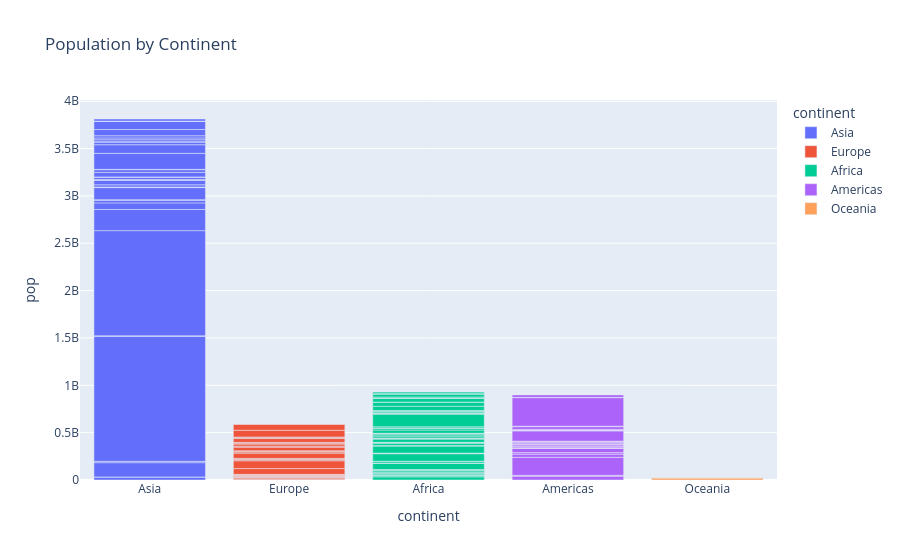

The cell this chart's notebook holds for it:
### Code cell
fig = px.bar(
    df[df["year"] == 2007],
    x="continent",
    y="pop",
    color="continent",
    title="Population by Continent"
)

fig.show()

### Figure 1 — Plotly figure (JSON) as saved in the notebook; plotly's stock layout.template omitted (floating-point values rounded to 4 significant figures)
{"data": [{"hovertemplate": "continent=%{x}<br>pop=%{y}<extra></extra>", "legendgroup": "Asia", "marker": {"color": "#636efa", "pattern": {"shape": ""}}, "name": "Asia", "orientation": "v", "showlegend": true, "textposition": "auto", "type": "bar", "x": ["Asia", "Asia", "Asia", "Asia", "Asia", "Asia", "Asia", "Asia", "Asia", "Asia", "Asia", "Asia", "Asia", "Asia", "Asia", "Asia", "Asia", "Asia", "Asia", "Asia", "Asia", "Asia", "Asia", "Asia", "Asia", "Asia", "Asia", "Asia", "Asia", "Asia", "Asia", "Asia", "Asia"], "xaxis": "x", "y": [31889923, 708573, 150448339, 14131858, 1318683096, 6980412, 1110396331, 223547000, 69453570, 27499638, 6426679, 127467972, 6053193, 23301725, 49044790, 2505559, 3921278, 24821286, 2874127, 47761980, 28901790, 3204897, 169270617, 91077287, 27601038, 4553009, 20378239, 19314747, 23174294, 65068149, 85262356, 4018332, 22211743], "yaxis": "y"}, {"hovertemplate": "continent=%{x}<br>pop=%{y}<extra></extra>", "legendgroup": "Europe", "marker": {"color": "#EF553B", "pattern": {"shape": ""}}, "name": "Europe", "orientation": "v", "showlegend": true, "textposition": "auto", "type": "bar", "x": ["Europe", "Europe", "Europe", "Europe", "Europe", "Europe", "Europe", "Europe", "Europe", "Europe", "Europe", "Europe", "Europe", "Europe", "Europe", "Europe", "Europe", "Europe", "Europe", "Europe", "Europe", "Europe", "Europe", "Europe", "Europe", "Europe", "Europe", "Europe", "Europe", "Europe"], "xaxis": "x", "y": [3600523, 8199783, 10392226, 4552198, 7322858, 4493312, 10228744, 5468120, 5238460, 61083916, 82400996, 10706290, 9956108, 301931, 4109086, 58147733, 684736, 16570613, 4627926, 38518241, 10642836, 22276056, 10150265, 5447502, 2009245, 40448191, 9031088, 7554661, 71158647, 60776238], "yaxis": "y"}, {"hovertemplate": "continent=%{x}<br>pop=%{y}<extra></extra>", "legendgroup": "Africa", "marker": {"color": "#00cc96", "pattern": {"shape": ""}}, "name": "Africa", "orientation": "v", "showlegend": true, "textposition": "auto", "type": "bar", "x": ["Africa", "Africa", "Africa", "Africa", "Africa", "Africa", "Africa", "Africa", "Africa", "Africa", "Africa", "Africa", "Africa", "Africa", "Africa", "Africa", "Africa", "Africa", "Africa", "Africa", "Africa", "Africa", "Africa", "Africa", "Africa", "Africa", "Africa", "Africa", "Africa", "Africa", "Africa", "Africa", "Africa", "Africa", "Africa", "Africa", "Africa", "Africa", "Africa", "Africa", "Africa", "Africa", "Africa", "Africa", "Africa", "Africa", "Africa", "Africa", "Africa", "Africa", "Africa", "Africa"], "xaxis": "x", "y": [33333216, 12420476, 8078314, 1639131, 14326203, 8390505, 17696293, 4369038, 10238807, 710960, 64606759, 3800610, 18013409, 496374, 80264543, 551201, 4906585, 76511887, 1454867, 1688359, 22873338, 9947814, 1472041, 35610177, 2012649, 3193942, 6036914, 19167654, 13327079, 12031795, 3270065, 1250882, 33757175, 19951656, 2055080, 12894865, 135031164, 798094, 8860588, 199579, 12267493, 6144562, 9118773, 43997828, 42292929, 1133066, 38139640, 5701579, 10276158, 29170398, 11746035, 12311143], "yaxis": "y"}, {"hovertemplate": "continent=%{x}<br>pop=%{y}<extra></extra>", "legendgroup": "Americas", "marker": {"color": "#ab63fa", "pattern": {"shape": ""}}, "name": "Americas", "orientation": "v", "showlegend": true, "textposition": "auto", "type": "bar", "x": ["Americas", "Americas", "Americas", "Americas", "Americas", "Americas", "Americas", "Americas", "Americas", "Americas", "Americas", "Americas", "Americas", "Americas", "Americas", "Americas", "Americas", "Americas", "Americas", "Americas", "Americas", "Americas", "Americas", "Americas", "Americas"], "xaxis": "x", "y": [40301927, 9119152, 190010647, 33390141, 16284741, 44227550, 4133884, 11416987, 9319622, 13755680, 6939688, 12572928, 8502814, 7483763, 2780132, 108700891, 5675356, 3242173, 6667147, 28674757, 3942491, 1056608, 301139947, 3447496, 26084662], "yaxis": "y"}, {"hovertemplate": "continent=%{x}<br>pop=%{y}<extra></extra>", "legendgroup": "Oceania", "marker": {"color": "#FFA15A", "pattern": {"shape": ""}}, "name": "Oceania", "orientation": "v", "showlegend": true, "textposition": "auto", "type": "bar", "x": ["Oceania", "Oceania"], "xaxis": "x", "y": [20434176, 4115771], "yaxis": "y"}], "layout": {"autosize": true, "barmode": "relative", "legend": {"title": {"text": "continent"}, "tracegroupgap": 0}, "title": {"text": "Population by Continent"}, "xaxis": {"anchor": "y", "autorange": true, "categoryarray": ["Asia", "Europe", "Africa", "Americas", "Oceania"], "categoryorder": "array", "domain": [0, 1], "range": [-0.5, 4.5], "title": {"text": "continent"}, "type": "category"}, "yaxis": {"anchor": "x", "autorange": true, "domain": [0, 1], "range": [0, 4013000000.0], "title": {"text": "pop"}, "type": "linear"}}}
